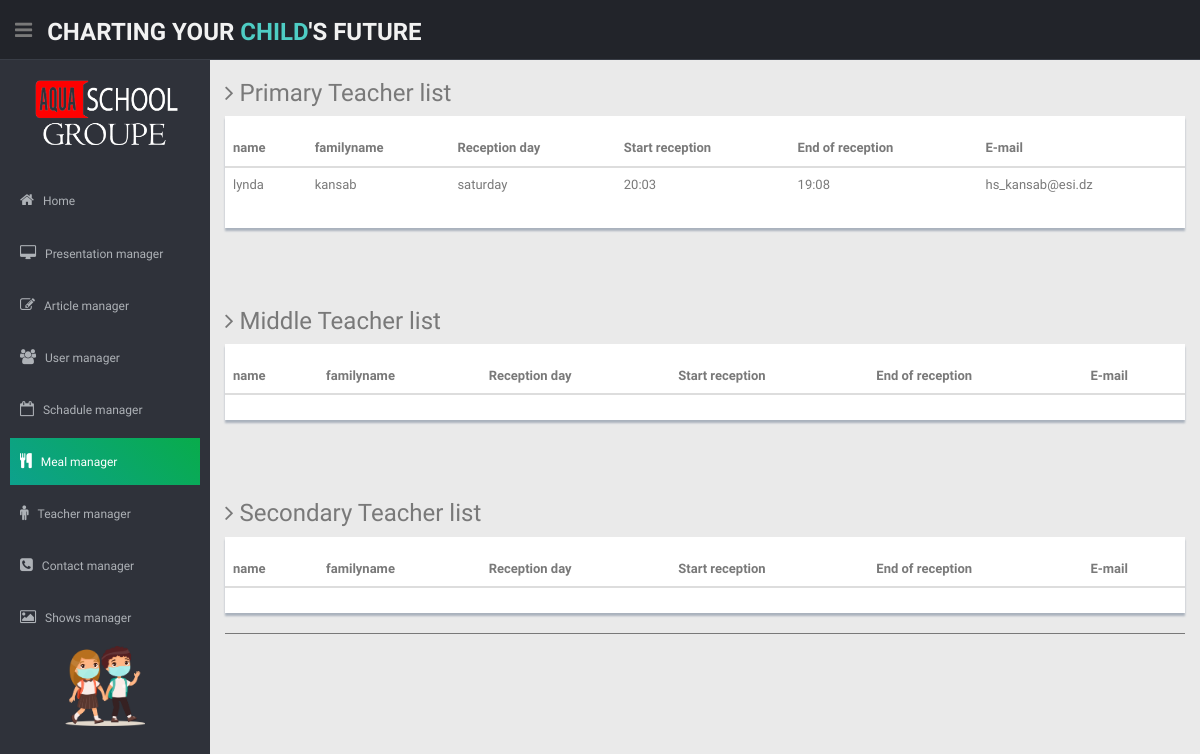
/teacherDetails.php, run on the app's committed database.
### tables this page shows
CREATE TABLE IF NOT EXISTS `teachers` (
  `id_teacher` int(11) NOT NULL AUTO_INCREMENT,
  `name` varchar(255) NOT NULL,
  `family_name` varchar(255) NOT NULL,
  `adresse` varchar(255) NOT NULL,
  `phone1` varchar(255) NOT NULL,
  `phone2` varchar(255) NOT NULL,
  `phone3` varchar(255) NOT NULL,
  `start_recep` varchar(255) NOT NULL,
  `end_recep` varchar(255) NOT NULL,
  `email` varchar(255) NOT NULL,
  `id_topic` int(255) NOT NULL,
  `recep_day` varchar(255) NOT NULL,
  PRIMARY KEY (`id_teacher`)
);

### teacherDetails.php (the view, shortened to what this page needs)
<!DOCTYPE html>
<html lang="en">
<head>
  <link href="lib/bootstrap/css/bootstrap.min.css" rel="stylesheet">
  <link href="lib/font-awesome/css/font-awesome.css" rel="stylesheet" />
  <link href="css/style.css" rel="stylesheet">
  <link href="css/style-responsive.css" rel="stylesheet">
</head>
<body>
<section id="container">
    <header class="header black-bg">
      <div class="sidebar-toggle-box">
        <div class="fa fa-bars tooltips" data-placement="right" data-original-title="Toggle Navigation"></div>
      </div>
      <a href="index.php" class="logo"><b>Charting your <span>CHILD</span>'s future</b></a>
    </header>
    <aside>
      <div id="sidebar" class="nav-collapse ">
        <ul class="sidebar-menu" id="nav-accordion">
          <p class="centered"><a href="profile.html"><img data-placement="left" src="img/Artboard 5.png"  width="150"></a></p>
          <li class="mt">
            <a  href="index.php">
              <i class="fa fa-home"></i>
              <span>Home</span>
              </a>
          </li>
          <li class="sub-menu">
            <a href="javascript:;">
              <i class="fa fa-desktop"></i>
              <span>Presentation manager</span>
              </a>
          </li>
           <li class="sub-menu">
            <a href="javascript:;">
              <i class="fa fa-edit"></i>
              <span>Article manager</span>
              </a>
          </li>
          <li class="sub-menu">
            <a  href="javascript:;">
              <i class="fa fa-users"></i>
              <span>User manager</span>
              </a>
          </li>
           <li class="sub-menu">
            <a  href="javascript:;">
              <i class="fa fa-calendar-o"></i>
              <span>Schadule manager</span>
              </a>
          </li>
          <li class="sub-menu">
            <a class="active" href="javascript:;">
              <i class="fa fa-cutlery"></i>
              <span>Meal manager</span>
              </a>
          </li>
           <li class="sub-menu">
            <a href="javascript:;">
              <i class="fa fa-male"></i>
              <span>Teacher manager</span>
              </a>
          </li>
          <li class="sub-menu">
            <a href="javascript:;">
              <i class="fa fa-phone-square"></i>
              <span>Contact manager</span>
              </a>
          </li>
           <li class="sub-menu">
            <a href="javascript:;">
              <i class="fa fa-picture-o"></i>
              <span>Shows manager</span>
              </a>
          </li>
          <p class="centered"><a href="profile.html"><img data-placement="left" src="img/Artboard_3.png"  width="80"></a></p>
    </aside>
    <section id="main-content">
      <section class="wrapper">
        <h3><i class="fa fa-angle-right"></i> Primary Teacher list </h3>
        <div class="row">
          <div class="col-md-12">
            <div class="content-panel">
            <table class="table">
                <thead>
                  <tr>
                    <th>name</th>
                    <th>familyname</th>
                    <th>Reception day</th>
                    <th>Start reception</th>
                    <th>End of reception</th>
                    <th>E-mail</th>
                  </tr>
                </thead>
                <tbody>
                  <?php
                        $host = "localhost";
                         $username = "root";
                        $password = "";
                        $database = "admin_aqua";
                               $conn = new PDO("mysql:host=$host; dbname=$database", $username, $password);
                               $conn->setAttribute(PDO::ATTR_ERRMODE, PDO::ERRMODE_EXCEPTION);
                               $stmnt=$conn->prepare("SELECT * FROM classes where id_level= 1 ");
                              $stmnt->execute();
                              $details=$stmnt->fetchAll();
                              foreach($details as $detail){
                                  $class=$detail['id_class'];
                                $stmnt1=$conn->prepare("SELECT * FROM session where id_class= '$class' ");
                                $stmnt1->execute();
                                $details1=$stmnt1->fetchAll();
                                foreach($details1 as $detail1)
                                {$prof=$detail1['id_teacher'];
                                    $stmnt2=$conn->prepare("SELECT * FROM teachers where id_teacher= '$prof' ");
                                    $stmnt2->execute();
                                    $details2=$stmnt2->fetchAll();
                                    foreach($details2 as $detail2){
                              ?>
                       <tr>
                    <td><?php          echo $detail2['name'];?></td>
                    <td><?php          echo $detail2['family_name'];?></td>
                    <td><?php          echo $detail2['recep_day'];?></td>
                    <td><?php          echo $detail2['start_recep'];?></td>
                    <td><?php          echo $detail2['end_recep'];?></td>
                    <td><?php          echo $detail2['email'];?></td>
                  </tr>
                  <?php }}}?>
                </tbody>
              </table>
            </div>
          </div>
      <section class="wrapper">
        <h3><i class="fa fa-angle-right"></i> Middle Teacher list </h3>
        <div class="row">
          <div class="col-md-12">
            <div class="content-panel">
            <table class="table">
                <thead>
                  <tr>
                    <th>name</th>
                    <th>familyname</th>
                    <th>Reception day</th>
                    <th>Start reception</th>
                    <th>End of reception</th>
                    <th>E-mail</th>
                  </tr>
                </thead>
              </table>
            </div>
          </div>
      <section class="wrapper">
        <h3><i class="fa fa-angle-right"></i> Secondary Teacher list </h3>
        <div class="row">
          <div class="col-md-12">
            <div class="content-panel">
            <table class="table">
                <thead>
                  <tr>
                    <th>name</th>
                    <th>familyname</th>
                    <th>Reception day</th>
                    <th>Start reception</th>
                    <th>End of reception</th>
                    <th>E-mail</th>
                  </tr>
                </thead>
              </table>
            </div>
            <hr>
          </div>
    </section>
  </section>
</body>
</html>

### css/style.css (style rules this page uses)
body { color: #797979; background: #eaeaea; font-family: 'Ruda', sans-serif; padding: 0px !important; margin: 0px !important; font-size:13px; }
ul li { list-style: none; }
a, a:hover, a:focus { text-decoration: none; outline: none; }
#container { width: 100%; height: 100%; }
hr { margin-top: 20px; margin-bottom: 20px; border: 0; border-top: 1px solid #797979; }
.centered { text-align: center; }
.mt { margin-top: 25px; }
#sidebar { width: 210px; height: 100%; position: fixed; background: #2f323a; }
#sidebar ul li { position: relative; }
ul.sidebar-menu , ul.sidebar-menu li ul.sub { margin: -2px 0 0; padding: 0; }
ul.sidebar-menu { margin-top: 75px; }
ul.sidebar-menu li { margin-bottom: 5px; margin-left:10px; margin-right:10px; }
ul.sidebar-menu li.sub-menu { line-height: 15px; }
ul.sidebar-menu li a span { display: inline-block; }
ul.sidebar-menu li a { color: #aeb2b7; text-decoration: none; display: block; padding: 15px 0 15px 10px; font-size: 12px; outline: none; -webkit-transition: all 0.3s ease; -moz-transition: all 0.3s ease; -o-transition: all 0.3s ease; -ms-transition: all 0.3s ease; transition: all 0.3s ease; }
ul.sidebar-menu li a.active, ul.sidebar-menu li a:hover, ul.sidebar-menu li a:focus { background: #4ECDC4; background-image: linear-gradient(45deg,#0da18d,#08ac4b); color: #fff; display: block; -webkit-transition: all 0.3s ease; -moz-transition: all 0.3s ease; -o-transition: all 0.3s ease; -ms-transition: all 0.3s ease; transition: all 0.3s ease; }
ul.sidebar-menu li a i { font-size: 15px; padding-right: 6px; }
ul.sidebar-menu li a.active i { color: #fff; }
#main-content { margin-left: 210px; }
.header, .footer { min-height: 60px; padding: 0 15px; }
.header { position: fixed; left: 0; right: 0; z-index: 1002; }
.black-bg { background: #22242a; border-bottom: 1px solid #393d46; }
.wrapper { display: inline-block; margin-top: 60px; padding-left: 15px; padding-right: 15px; padding-bottom: 15px; padding-top: 0px; width: 100%; }
a.logo { font-size: 24px; color: #f2f2f2; float: left; margin-top: 15px; text-transform: uppercase; }
a.logo b { font-weight: 900; }
a.logo span { color: #4ECDC4; }
.sidebar-toggle-box { float: left; padding-right: 15px; margin-top: 20px; }
.sidebar-toggle-box .fa-bars { cursor: pointer; display: inline-block; font-size: 20px; }
.content-panel { background: #ffffff; box-shadow: 0px 3px 2px #aab2bd; padding-top: 15px; padding-bottom: 5px; }

### data on the page
teachers: name "lynda", family_name "kansab", recep_day "saturday", start_recep "20:03", end_recep "19:08", email "hs_kansab@esi.dz"
